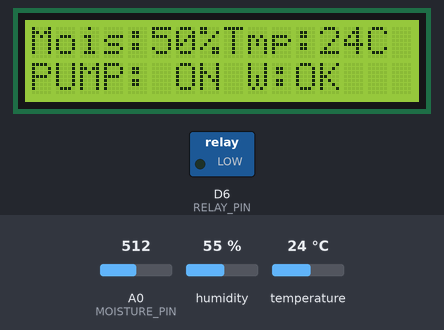
Recording of a sketch running on a simulated ESP8266 (NodeMCU). Parts: 16×2 character LCD, switched loads named in the sketch (green lamp = pin HIGH). The test bench sets the inputs (shaded band); at power-on: A0 (MOISTURE_PIN) = 512, temperature 24 °C, humidity 55 %. WiFi joins after 1.5 s; servers stay silent unless stated; what the sketch prints to the serial monitor is not drawn.

Above: at 8.1 s.
8.2 s: A0 (MOISTURE_PIN) set to 687
At 10.2 s:
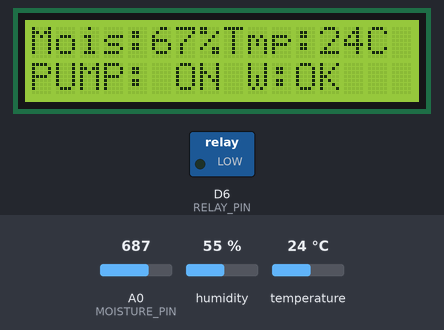
10.6 s: A0 (MOISTURE_PIN) set to 718
At 13.9 s:
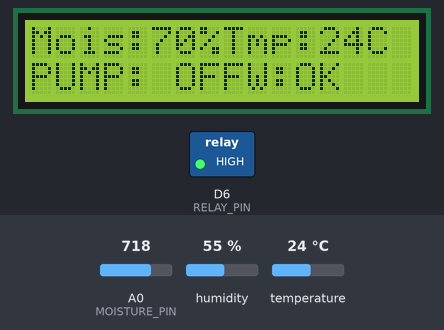
14.9 s: A0 (MOISTURE_PIN) set to 1023
At 16.8 s:
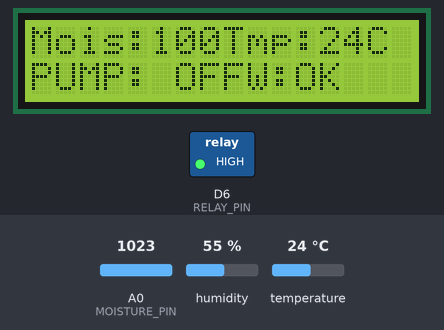
17.1 s: temperature set to 12 °C
At 18.9 s:
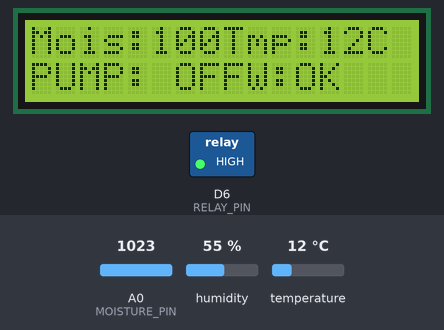
19.2 s: A0 (MOISTURE_PIN) set to 407
At 20.7 s:
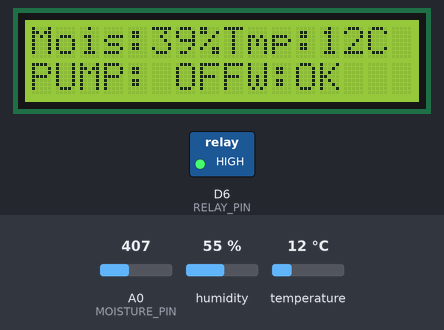
21.3 s: A0 (MOISTURE_PIN) set to 384
At 22.6 s:
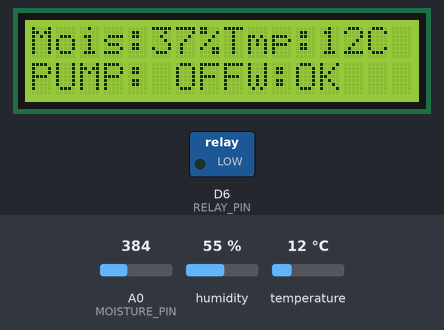
Timing chart, 0 to 24.3 s (numbered marks = the images above; inputs shaded):
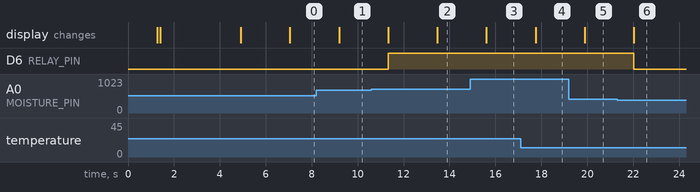

Measured:
- the behaviour switches between 700 and 701 on A0 (MOISTURE_PIN) (found by bisection; images 1 and 2)
- the behaviour switches between 400 and 399 on A0 (MOISTURE_PIN) (found by bisection; images 5 and 6)
- after the input at 8.2 s, the display: changes after 0.99 s (image 1)
- after the input at 10.6 s, D6 (RELAY_PIN): LOW → HIGH after 0.73 s; the display: first changes after 0.73 s (image 2 shows a later state)
- after the input at 14.9 s, the display: changes after 0.71 s (image 3)
- after the input at 17.1 s, the display: changes after 0.65 s (image 4)
- after the input at 19.2 s, the display: changes after 0.69 s (image 5)
- after the input at 21.3 s, D6 (RELAY_PIN): HIGH → LOW after 0.73 s; the display: changes after 0.73 s (image 6)

The sketch:

smartIrrigation.ino
```cpp
/*
 * IoT Smart Irrigation System - Corrected Version
 * ESP8266 + ThingSpeak + Relay Control
 * Sensors: Soil Moisture + Temperature Only
 */

// Include required libraries
#include <ESP8266WiFi.h>
#include <ThingSpeak.h>
#include <DHT.h>
#include <Wire.h>
#include <LiquidCrystal_I2C.h>

// WiFi credentials - REPLACE WITH YOUR ACTUAL CREDENTIALS
const char* ssid = "EEE lab";           // Replace with your WiFi name
const char* password = "soponabdullah";    // Replace with your WiFi password

// ThingSpeak settings - REPLACE WITH YOUR ACTUAL CREDENTIALS
unsigned long channelID = 3149661;              // Replace with your Channel ID
const char* writeAPIKey = "1RMGP8SWKKFB48VT"; // Replace with your Write API Key

// Pin definitions
#define MOISTURE_PIN A0      // Soil moisture sensor
#define DHT_PIN 14           // DHT sensor (D5)
#define RELAY_PIN 12         // Relay module (D6)
#define DHT_TYPE DHT22       // DHT11 or DHT22

// Sensor objects
DHT dht(DHT_PIN, DHT_TYPE);
WiFiClient client;
LiquidCrystal_I2C lcd(0x27, 16, 2); // I2C address - try 0x3F if 0x27 doesn't work

// Threshold values - CALIBRATE THESE FOR YOUR SOIL
const int DRY_SOIL_THRESHOLD = 700;  // Moisture value above this = dry soil
const int WET_SOIL_THRESHOLD = 400;  // Moisture value below this = wet soil

// Timing variables
unsigned long lastUpdate = 0;
const unsigned long updateInterval = 20000; // Update every 20 seconds

void setup() {
  // Initialize serial communication
  Serial.begin(115200);
  delay(100);

  Serial.println("\n\n=== IoT Smart Irrigation System ===");
  Serial.println("Initializing...");

  // Initialize pins
  pinMode(RELAY_PIN, OUTPUT);
  digitalWrite(RELAY_PIN, LOW); // Pump OFF initially

  // Initialize DHT sensor
  dht.begin();
  delay(1000); // Give sensor time to initialize

   // Initialize I2C manually for ESP8266
  Wire.begin(D2, D1);  // SDA = D2, SCL = D1
  delay(100);

  // Initialize LCD
  lcd.init();
  lcd.backlight();
  lcd.clear();
  delay(100);

  lcd.setCursor(0, 0);
  lcd.print("Smart Irrigation");
  lcd.setCursor(0, 1);
  lcd.print("Initializing...");

  delay(2000);

  // Connect to WiFi
  connectWiFi();

  // Initialize ThingSpeak
  ThingSpeak.begin(client);

  Serial.println("System initialization complete!");
  lcd.clear();
  lcd.setCursor(0, 0);
  lcd.print("System Ready");
  delay(2000);
}

void loop() {
  // Read sensors
  int moistureValue = readMoisture();
  float temperature = dht.readTemperature();

  // Check if temperature reading is valid
  if (isnan(temperature)) {
    Serial.println("ERROR: Failed to read from DHT sensor!");
    temperature = -99.9; // Error value
    // Try to reinitialize DHT sensor
    dht.begin();
  }

  // Display on Serial Monitor
  Serial.println("\n--- Sensor Readings ---");
  Serial.print("Moisture: "); Serial.println(moistureValue);
  Serial.print("Temperature: "); Serial.print(temperature); Serial.println(" °C");

  // Display on LCD
  displayLCD(moistureValue, temperature);

  // Control pump based on moisture (only if sensors are working)
  if (moistureValue > 0 && temperature != -99.9) {
    bool pumpStatus = controlPump(moistureValue);

    // Send data to ThingSpeak (every 20 seconds)
    if (millis() - lastUpdate >= updateInterval) {
      sendToThingSpeak(moistureValue, temperature, pumpStatus);
      lastUpdate = millis();
    }
  } else {
    Serial.println("ERROR: Sensor readings invalid, skipping pump control");
    digitalWrite(RELAY_PIN, LOW); // Ensure pump is OFF
  }

  delay(2000); // Wait 2 seconds before next reading
}

// Function to connect to WiFi
void connectWiFi() {
  Serial.print("Connecting to WiFi: ");
  Serial.println(ssid);

  WiFi.begin(ssid, password);
  WiFi.mode(WIFI_STA);

  int attempts = 0;
  while (WiFi.status() != WL_CONNECTED && attempts < 30) {
    delay(500);
    Serial.print(".");
    attempts++;
  }

  if (WiFi.status() == WL_CONNECTED) {
    Serial.println("\nWiFi Connected!");
    Serial.print("IP Address: ");
    Serial.println(WiFi.localIP());
  } else {
    Serial.println("\nWiFi Connection Failed!");
    Serial.println("Please check your credentials and try again.");
  }
}

// Function to read soil moisture
int readMoisture() {
  int total = 0;
  int validReadings = 0;

  // Take 10 readings and average, skip outliers
  for (int i = 0; i < 10; i++) {
    int reading = analogRead(MOISTURE_PIN);
    if (reading >= 0 && reading <= 1023) { // Valid ADC range
      total += reading;
      validReadings++;
    }
    delay(10);
  }

  if (validReadings == 0) {
    Serial.println("ERROR: No valid moisture readings!");
    return 0;
  }

  return total / validReadings;
}

// Function to control water pump
bool controlPump(int moisture) {
  static bool pumpState = false;

  if (moisture > DRY_SOIL_THRESHOLD) {
    // Soil is dry, turn pump ON
    digitalWrite(RELAY_PIN, HIGH);
    pumpState = true;
    Serial.println(">>> PUMP ON - Soil is DRY");
  } else if (moisture < WET_SOIL_THRESHOLD) {
    // Soil is wet enough, turn pump OFF
    digitalWrite(RELAY_PIN, LOW);
    pumpState = false;
    Serial.println(">>> PUMP OFF - Soil is WET");
  } else {
    // Maintain current state (hysteresis)
    Serial.println(pumpState ? "PUMP: ON (Maintaining)" : "PUMP: OFF (Maintaining)");
  }

  return pumpState;
}

// Function to display data on LCD
void displayLCD(int moisture, float temp) {
  lcd.clear();

  // Line 1: Moisture
  lcd.setCursor(0, 0);
  lcd.print("Mois:");
  lcd.print(moisture*100/1023);
    lcd.print("%");


  // Line 1: Temperature
  lcd.setCursor(8, 0);
  lcd.print("Tmp:");
  if (temp == -99.9) {
    lcd.print("ERR");
  } else {
    lcd.print((int)temp);
    lcd.print("C");
  }

  // Line 2: Pump Status
  lcd.setCursor(0, 1);
  if (digitalRead(RELAY_PIN) == HIGH) {
    lcd.print("PUMP: OFF ");
  } else {
    lcd.print("PUMP: ON");
  }

  // Line 2: WiFi Status
  lcd.setCursor(9, 1);
  if (WiFi.status() == WL_CONNECTED) {
    lcd.print("W:OK");
  } else {
    lcd.print("W:NO");
  }
}

// Function to send data to ThingSpeak
void sendToThingSpeak(int moisture, float temp, bool pump) {
  if (WiFi.status() != WL_CONNECTED) {
    Serial.println("WiFi not connected. Attempting to reconnect...");
    connectWiFi();
    if (WiFi.status() != WL_CONNECTED) {
      Serial.println("Failed to reconnect. Skipping ThingSpeak update.");
      return;
    }
  }

  // Set fields
  ThingSpeak.setField(1, moisture);
  ThingSpeak.setField(2, temp);
  ThingSpeak.setField(3, pump ? 1 : 0);

  // Write to ThingSpeak
  int response = ThingSpeak.writeFields(channelID, writeAPIKey);

  if (response == 200) {
    Serial.println("Data sent to ThingSpeak successfully!");
  } else {
    Serial.print("Error sending data to ThingSpeak. HTTP code: ");
    Serial.println(response);
  }
}
```
